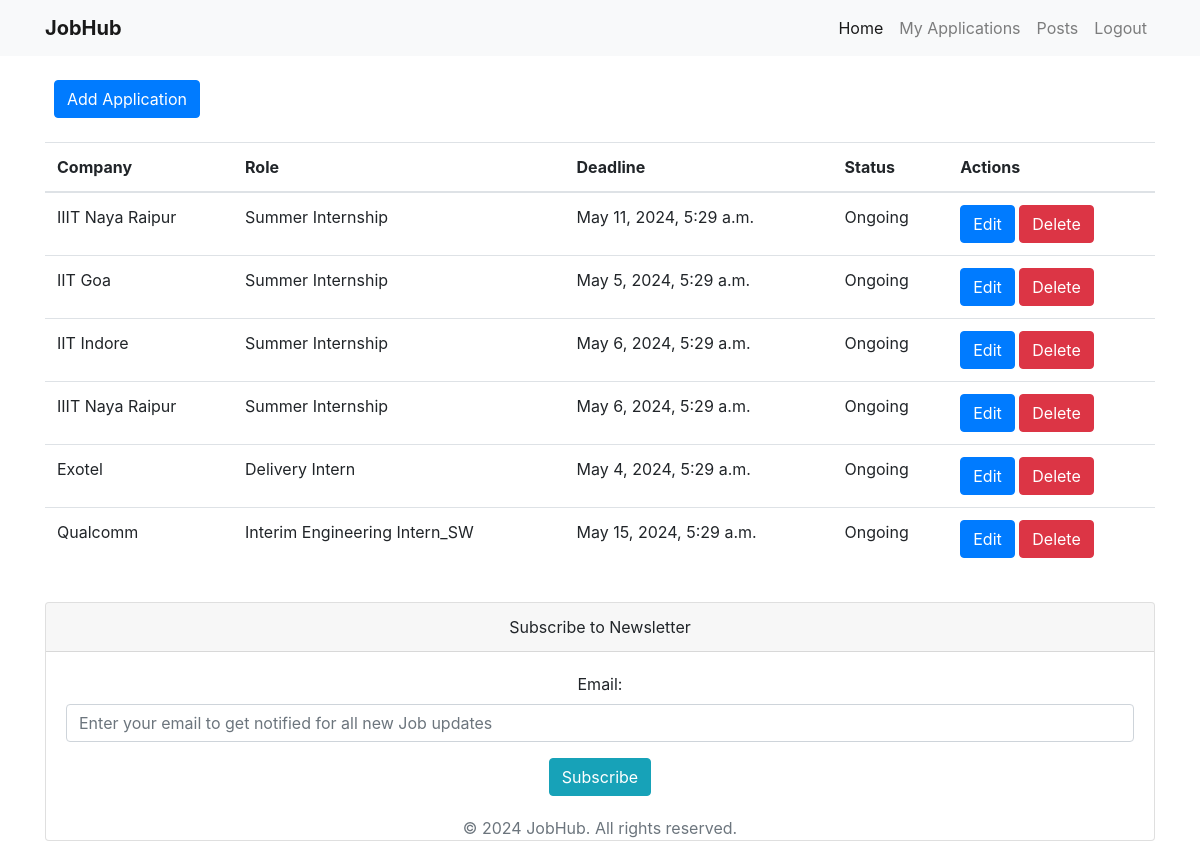
Before: /posts/ (signed in) with the older database file.
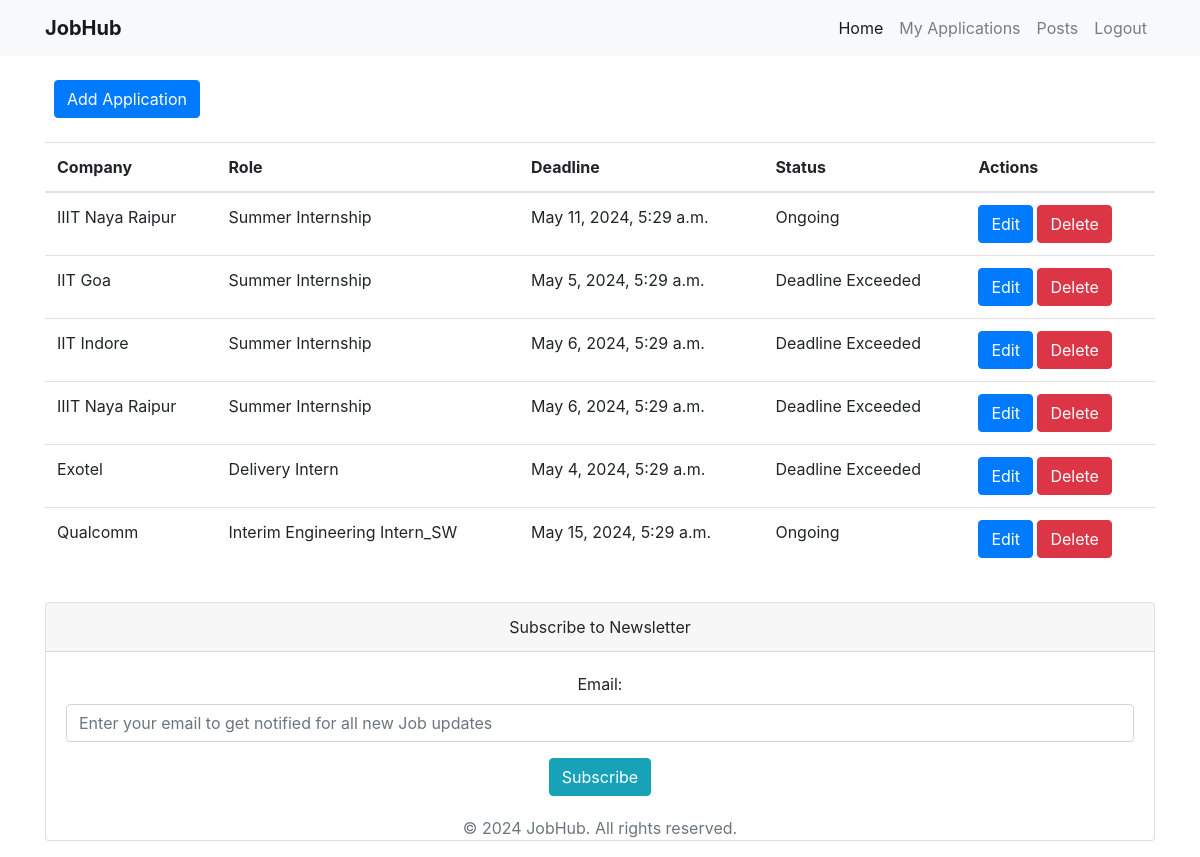
After: the same page with the newer database file.
### jobs/models.py (models this page shows, shortened)
class JobApplication(models.Model):
    s_no = models.AutoField(primary_key=True)
    company = models.CharField(max_length=100,blank=True)
    role = models.CharField(max_length=100,blank=True)
    deadline = models.DateTimeField(blank=True)
    status = models.CharField(max_length=50,blank=True)
    link = models.URLField(max_length=200,blank=True)
    remarks = models.TextField(blank=True)
    medium = models.CharField(max_length=50,blank=True)
    posted_on = models.DateTimeField(default=timezone.now)

### jobs/views.py (the view)
# urls.py: path('posts/', views.posts, name='posts'),
@login_required
def posts(request):
    applications = JobApplication.objects.all()  # Fetch all posts or apply appropriate filtering
    return render(request, 'post.html', {'applications': applications})

### templates/post.html (shortened to what this page needs)
{% extends 'base.html' %}
{% load static %}
{% block content %}
{% include 'navbar.html' %}
  <link rel="stylesheet" href="https://stackpath.bootstrapcdn.com/bootstrap/4.5.2/css/bootstrap.min.css">
</head>
<body>
<div class="container">
  <br>
  <button type="button" class="btn btn-primary" data-toggle="modal" data-target="#addModal">
    Add Application
  </button>
  <br>
  <table class="table">
    <thead>
      <tr>
        <th scope="col">Company</th>
        <th scope="col">Role</th>
        <th scope="col">Deadline</th>
        <th scope="col">Status</th>
        <th scope="col">Actions</th>
      </tr>
    </thead>
    <tbody>
      {% for application in applications %}
      <tr>
        <td>{{ application.company }}</td>
        <td>{{ application.role }}</td>
        <td>{{ application.deadline }}</td>
        <td>{{ application.status }}</td>
        <td>
          <button type="button" class="btn btn-primary" data-toggle="modal" data-target="#editModal{{ application.s_no }}">
            Edit
          </button>
          <button type="button" class="btn btn-danger" data-toggle="modal" data-target="#deleteModal{{ application.s_no }}">
            Delete
          </button>
        </td>
      </tr>
      {% endfor %}
    </tbody>
  </table>
</div>
{% include 'footer.html' %}
{% endblock %}

Changed rows visible on the page:
changed JobApplication "IIT Goa": status "Ongoing" → "Deadline Exceeded"
changed JobApplication "IIT Indore": status "Ongoing" → "Deadline Exceeded"
changed JobApplication (number 4 of 6 on the later page): status "Ongoing" → "Deadline Exceeded"
changed JobApplication "Exotel": status "Ongoing" → "Deadline Exceeded"
